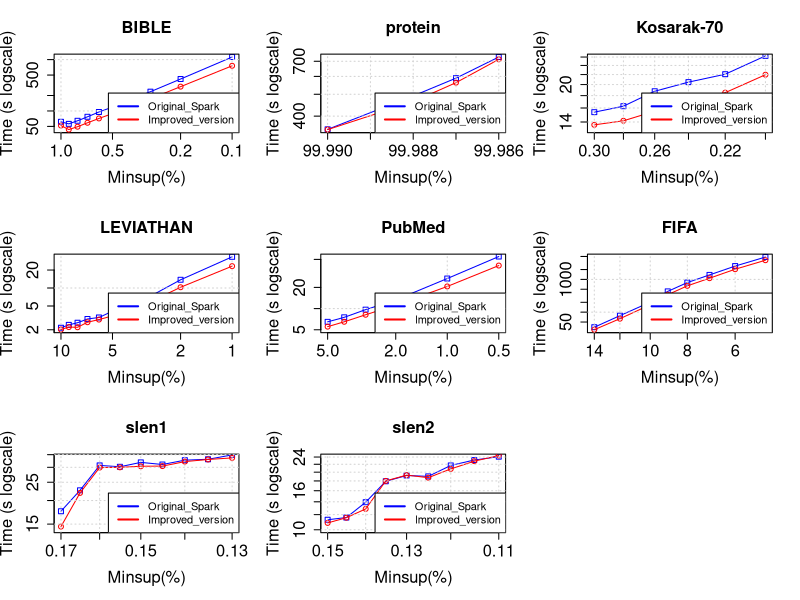

R code for this plot:
tiff("Improvement proposition.png", width=9, height=9, units='in', res=120)
par(mfrow=c(3,3), cex.lab=1.5, cex.axis=1.5, cex.main=1.5, cex.sub=1.5)

#BIBLE
#DATA
x <- c(0.01, 0.009, 0.008, 0.007, 0.006, 0.005, 0.004, 0.003, 0.002, 0.001)*100

zero <- c(61421, 56039, 64404, 77005, 95499, 119177, 161264, 237380, 418953, 1123047)/1000
one <- c(51911, 43421, 49318, 58845, 71485, 89040, 117958, 172756, 297617, 758238)/1000

#PLOT
plot(x, zero, log = "xy", type="o", pch=0, xlab="Minsup(%)",ylab="Time (s logscale)", col="blue", xlim = rev(range(x)), ylim=c(43, 1123))
lines(x, one, col="red", type="o", pch=1)
title(main="BIBLE", cex.lab=1.5, cex.axis=1.5, cex.main=1.5, cex.sub=1.5)
grid()
legend("bottomright", legend=c("Original_Spark", "Improved_version"), lty=c(1,1),lwd=c(2,2), col=c("blue", "red"), cex = 1)

#protein
#DATA
x <- c(0.9999, 0.99988, 0.99987, 0.99986)*100

zero <- c(349547, 491547, 589433, 731210)/1000
one <- c(348641, 463671, 562825, 714033)/1000

#PLOT
plot(x, zero, log = "xy", type="o", pch=0, xlab="Minsup(%)",ylab="Time (s logscale)", col="blue", xlim = rev(range(x)), ylim=c(348, 731))
lines(x, one, col="red", type="o", pch=1)
title(main="protein", cex.lab=1.5, cex.axis=1.5, cex.main=1.5, cex.sub=1.5)
grid()
legend("bottomright", legend=c("Original_Spark", "Improved_version"), lty=c(1,1),lwd=c(2,2), col=c("blue", "red"), cex = 1)

#Kosarak-70
#DATA
x <- c(0.003, 0.0028, 0.0026, 0.0024, 0.0022, 0.002)*100

zero <- c(15374, 16278, 18766, 20471, 22076, 26287)/1000
one <- c(13626, 14164, 15519, 17114, 18521, 21968)/1000

#PLOT
plot(x, zero, log = "xy", type="o", pch=0, xlab="Minsup(%)",ylab="Time (s logscale)", col="blue", xlim = rev(range(x)), ylim=c(13, 26))
lines(x, one, col="red", type="o", pch=1)
title(main="Kosarak-70", cex.lab=1.5, cex.axis=1.5, cex.main=1.5, cex.sub=1.5)
grid()
legend("bottomright", legend=c("Original_Spark", "Improved_version"), lty=c(1,1),lwd=c(2,2), col=c("blue", "red"), cex = 1)

#LEVIATHAN
#DATA
x <- c(0.1, 0.09, 0.08, 0.07, 0.06, 0.05, 0.04, 0.03, 0.02, 0.01)*100

zero <- c(2163, 2415, 2624, 3031, 3211, 4100, 5348, 7298, 13737, 33265)/1000
one <- c(2023, 2218, 2202, 2674, 2962, 3426, 4167, 5904, 10298, 23218)/1000

#PLOT
plot(x, zero, log = "xy", type="o", pch=0, xlab="Minsup(%)",ylab="Time (s logscale)", col="blue", xlim = rev(range(x)), ylim=c(2, 33))
lines(x, one, col="red", type="o", pch=1)
title(main="LEVIATHAN", cex.lab=1.5, cex.axis=1.5, cex.main=1.5, cex.sub=1.5)
grid()
legend("bottomright", legend=c("Original_Spark", "Improved_version"), lty=c(1,1),lwd=c(2,2), col=c("blue", "red"), cex = 1)

#PubMed
#DATA
x <- c(0.05, 0.04, 0.03, 0.02, 0.01, 0.005)*100

zero <- c(6480, 7514, 9662, 13262, 26733, 54894)/1000
one <- c(5539, 6494, 8176, 11189, 20628, 40861)/1000

#PLOT
plot(x, zero, log = "xy", type="o", pch=0, xlab="Minsup(%)",ylab="Time (s logscale)", col="blue", xlim = rev(range(x)), ylim=c(5, 54))
lines(x, one, col="red", type="o", pch=1)
title(main="PubMed", cex.lab=1.5, cex.axis=1.5, cex.main=1.5, cex.sub=1.5)
grid()
legend("bottomright", legend=c("Original_Spark", "Improved_version"), lty=c(1,1),lwd=c(2,2), col=c("blue", "red"), cex = 1)

#FIFA
#DATA
x <- c(0.14, 0.12, 0.1, 0.09, 0.08, 0.07, 0.06, 0.05)*100

zero <- c(34721, 78304, 202693, 430468, 800214, 1370544, 2550223, 4809929)/1000
one <- c(29243, 63196, 168480, 341458, 635816, 1087250, 2042733, 3842188)/1000

#PLOT
plot(x, zero, log = "xy", type="o", pch=0, xlab="Minsup(%)",ylab="Time (s logscale)", col="blue", xlim = rev(range(x)), ylim=c(29, 4809))
lines(x, one, col="red", type="o", pch=1)
title(main="FIFA", cex.lab=1.5, cex.axis=1.5, cex.main=1.5, cex.sub=1.5)
grid()
legend("bottomright", legend=c("Original_Spark", "Improved_version"), lty=c(1,1),lwd=c(2,2), col=c("blue", "red"), cex = 1)

#slen1
#DATA
x <- c(0.0017, 0.00165, 0.0016, 0.00155, 0.0015, 0.00145, 0.0014, 0.00135, 0.0013)*100

zero <- c(17548, 22658, 30700, 30193, 31847, 31040, 32721, 33085, 34900)/1000
one <- c(14556, 21944, 29900, 29980, 30380, 30445, 32157, 33005, 33640)/1000

#PLOT
plot(x, zero, log = "xy", type="o", pch=0, xlab="Minsup(%)",ylab="Time (s logscale)", col="blue", xlim = rev(range(x)), ylim=c(14, 34))
lines(x, one, col="red", type="o", pch=1)
title(main="slen1", cex.lab=1.5, cex.axis=1.5, cex.main=1.5, cex.sub=1.5)
grid()
legend("bottomright", legend=c("Original_Spark", "Improved_version"), lty=c(1,1),lwd=c(2,2), col=c("blue", "red"), cex = 1)

#slen2
#DATA
x <- c(0.0015, 0.00145, 0.0014, 0.00135, 0.0013, 0.00125, 0.0012, 0.00115, 0.0011)*100

zero <- c(11281, 11586, 13931, 17932, 19220, 19016, 21690, 23158, 24108)/1000
one <- c(10860, 11565, 12856, 18006, 19309, 18718, 20803, 22834, 24442)/1000

#PLOT
plot(x, zero, log = "xy", type="o", pch=0, xlab="Minsup(%)",ylab="Time (s logscale)", col="blue", xlim = rev(range(x)), ylim=c(10, 24))
lines(x, one, col="red", type="o", pch=1)
title(main="slen2", cex.lab=1.5, cex.axis=1.5, cex.main=1.5, cex.sub=1.5)
grid()
legend("bottomright", legend=c("Original_Spark", "Improved_version"), lty=c(1,1),lwd=c(2,2), col=c("blue", "red"), cex = 1)

dev.off()
